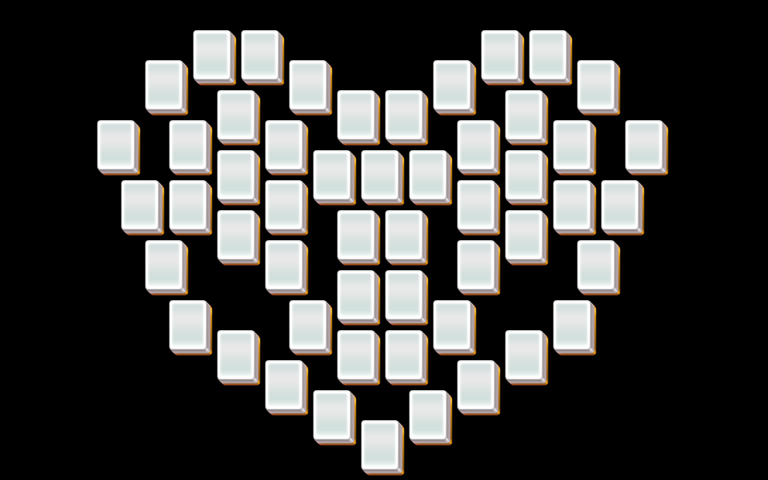

This is a level from a 2D game, rendered from its Tiled map with the project's own tilesets. A one-line summary and the map file follow, with tile-layer data summarised:
An orthogonal 32x16 tile map with 24x30 px tiles, 2 tile layers (layer1, layer2).

<map version="1.0" orientation="orthogonal" width="32" height="16" tilewidth="24" tileheight="30">
 <properties>
  <property name="species" value="15" />
 </properties>
 <tileset firstgid="1" name="mahjong" tilewidth="48" tileheight="60">
  <image source="mahjong.png" />
 </tileset>
 <layer name="layer1" width="32" height="16">
  <data>[512 cells, 52 non-empty, 1 distinct tile ids]</data>
 </layer>
 <layer name="layer2" width="32" height="16">
  <data>[512 cells, 52 non-empty, 1 distinct tile ids]</data>
 </layer>
</map>
